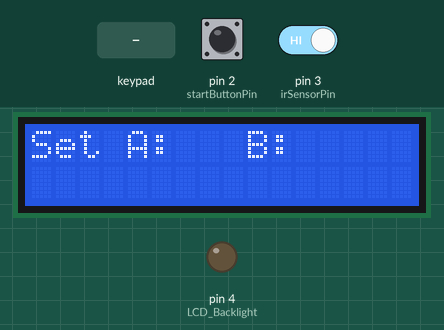
Simulated run of this sketch. Board: Arduino Uno, built with avr-gcc and run on an emulated ATmega328P. On the bench: 16×2 character LCD, output pins drawn as LEDs (lit = HIGH). The inputs (shaded band) are chosen by the test bench; at power-on: pin 2 (startButtonPin) HIGH, pin 3 (irSensorPin) HIGH.

Above: at 1.2 s.
1.3 s: pin 2 (startButtonPin) pulled LOW for 0.15 s
At 1.6 s:
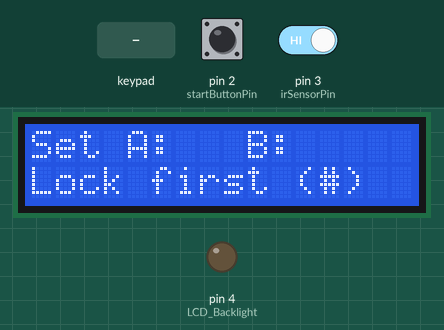
2.9 s: key 'A' pressed
At 4.1 s:
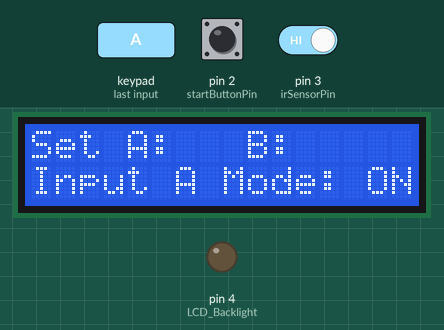
4.4 s: keypad keys 1 2 1 1 1 0 9 # pressed 0.4 s apart
At 7.5 s:
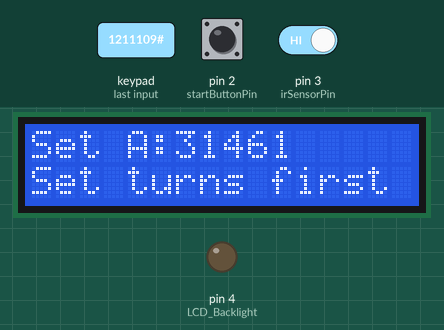
9.1 s: key 'B' pressed
At 10.2 s:
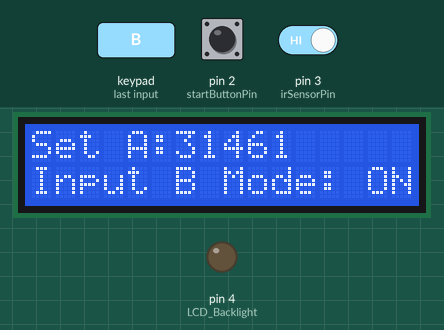
10.6 s: keypad keys 1 2 1 1 1 0 9 * pressed 0.4 s apart
At 14.8 s:
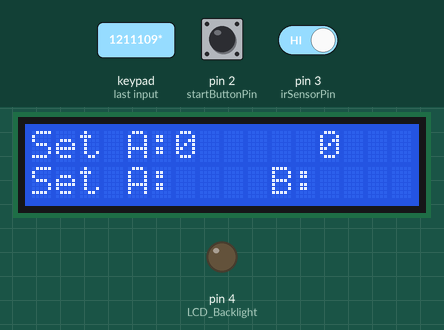
15.3 s: pin 2 (startButtonPin) pulled LOW for 1 s
At 15.8 s:
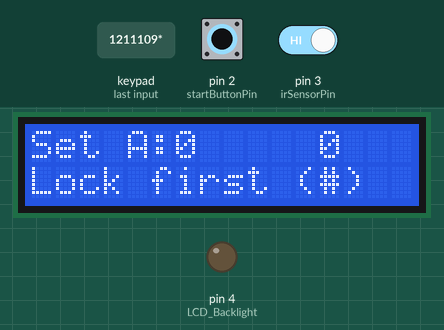
Timing chart, 0 to 18.3 s (numbered marks = the images above; inputs shaded):
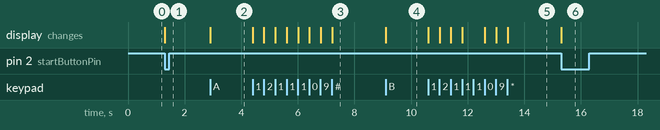

Measured:
- after the input at 1.3 s, the display: changes at once (image 1)
- after the input at 2.9 s, the display: changes at once (image 2)
- after the input at 4.4 s, the display: first changes at once (image 3 shows a later state)
- after the input at 9.1 s, the display: changes at once (image 4)
- after the input at 10.6 s, the display: first changes at once (image 5 shows a later state)
- after the input at 15.3 s, the display: changes at once (image 6)

The sketch:

Twisting_counter_maju_mundur.ino
```cpp
// Version: Januari 2025

#include <Keypad.h>
#include <LiquidCrystal.h>
#define LCD_Backlight 4

// Pin konfigurasi
const int motorPin = A1;        // Pin untuk motor
const int startButtonPin = 2;   // Pin untuk tombol start
const int irSensorPin = 3;      // Pin untuk sensor infrared
const int outputPin = A3;       // Pin output tambahan
const int switchPin = A2;       // Pin untuk switch tambahan

int count = 0;                  // Variabel untuk menyimpan jumlah putaran saat ini
int targetTurnsA = 0;           // Jumlah putaran dari tombol A
int targetTurnsB = 0;           // Jumlah putaran dari tombol B
bool motorRunning = false;      // Status motor
bool keypadLocked = false;      // Status penguncian keypad
bool inputModeA = false;        // Mode input targetTurns dengan tombol A
bool inputModeB = false;        // Mode input targetTurns dengan tombol B
bool phaseACompleted = false;   // Status untuk mengetahui apakah fase A sudah selesai

// Setup LCD (RS, E, D4, D5, D6, D7)
LiquidCrystal lcd(14, 15, 16, 17, 18, 19);

// Setup keypad (4x4)
const byte ROWS = 4;
const byte COLS = 4;
char keys[ROWS][COLS] = {
  {'1', '2', '3', 'A'},
  {'4', '5', '6', 'B'},
  {'7', '8', '9', 'C'},
  {'*', '0', '#', 'D'}
};
byte rowPins[ROWS] = {12, 11, 10, 9};
byte colPins[COLS] = {8, 7, 6, 5};

Keypad keypad = Keypad(makeKeymap(keys), rowPins, colPins, ROWS, COLS);

void setup() {
  pinMode(motorPin, OUTPUT);
  digitalWrite(motorPin, LOW);  // Memastikan motor dalam keadaan mati saat pertama kali dinyalakan
  pinMode(startButtonPin, INPUT_PULLUP);
  pinMode(irSensorPin, INPUT_PULLUP);
  pinMode(outputPin, OUTPUT);
  pinMode(switchPin, INPUT_PULLUP);  // Konfigurasi pin switch

  analogWrite(LCD_Backlight, 100);

  lcd.begin(16, 2);
  lcd.setCursor(0, 0);
  lcd.print("Set A:   B:  ");
  Serial.begin(9600);
}

void loop() {

  static unsigned long lastDebounceTime = 0;
  const unsigned long debounceDelay = 50; // 50ms debounce

  // Jika switch ON, motor harus mati
  if (digitalRead(switchPin) == LOW) {
    stopMotor();
  }

  if (digitalRead(startButtonPin) == LOW && !motorRunning) {
    if (millis() - lastDebounceTime > debounceDelay) {
      lastDebounceTime = millis();
      if (keypadLocked) {
        startMotor();
      } else {
        lcd.setCursor(0, 1);
        lcd.print("Lock first (#)     ");
      }
    }
  }

  if (digitalRead(irSensorPin) == LOW && motorRunning) { // Mengubah logika sensor IR
    delay(5);
    if (digitalRead(irSensorPin) == LOW) {
      count++;
      lcd.setCursor(0, 1);
      lcd.print("Turns: ");
      lcd.print(count);
      lcd.print("    ");

      if (!phaseACompleted && count >= targetTurnsA) {
        digitalWrite(outputPin, LOW);
        phaseACompleted = true;
        count = 0;
        lcd.setCursor(0, 1);
        lcd.print("Turns: 0            ");
      } else if (phaseACompleted && count >= targetTurnsB) {
        stopMotor();
      }
    }
  }

  char key = keypad.getKey();
  if (key != NO_KEY) {
    if (key == 'A') {
      inputModeA = true;
      inputModeB = false;
      targetTurnsA = 0;
      lcd.setCursor(0, 1);
      lcd.print("Input A Mode: ON ");
    } else if (key == 'B') {
      inputModeB = true;
      inputModeA = false;
      targetTurnsB = 0;
      lcd.setCursor(0, 1);
      lcd.print("Input B Mode: ON ");
    }

    if (inputModeA) {
      if (key >= '0' && key <= '9') {
        targetTurnsA = targetTurnsA * 10 + (key - '0');
        lcd.setCursor(6, 0);
        lcd.print(targetTurnsA);
      }
    } else if (inputModeB) {
      if (key >= '0' && key <= '9') {
        targetTurnsB = targetTurnsB * 10 + (key - '0');
        lcd.setCursor(12, 0);
        lcd.print(targetTurnsB);
      }
    }

    if (key == '#') {
      if (targetTurnsA > 0 && targetTurnsB > 0) {
        keypadLocked = true;
        inputModeA = false;
        inputModeB = false;
        lcd.setCursor(0, 1);
        lcd.print("Locked            ");
      } else {
        lcd.setCursor(0, 1);
        lcd.print("Set turns first   ");
      }
    }

    if (key == '*') {
      targetTurnsA = 0;
      targetTurnsB = 0;
      keypadLocked = false;
      inputModeA = false;
      inputModeB = false;
      lcd.setCursor(6, 0);
      lcd.print("0    ");
      lcd.setCursor(12, 0);
      lcd.print("0    ");
      lcd.setCursor(0, 1);
      lcd.print("Set A:    B:      ");
    }
  }
}

void startMotor() {
  // Jika switch ON, motor tidak boleh menyala
  if (digitalRead(switchPin) == LOW) {
    stopMotor();
    return;
  }

  digitalWrite(motorPin, HIGH);
  digitalWrite(outputPin, HIGH);
  motorRunning = true;
  count = 0;
  phaseACompleted = false;
  lcd.setCursor(0, 1);
  lcd.print("Turns: 0            ");
}

void stopMotor() {
  digitalWrite(motorPin, LOW);
  digitalWrite(outputPin, LOW);
  motorRunning = false;
  lcd.setCursor(0, 1);
  lcd.print("Motor Stopped ");
}
```
